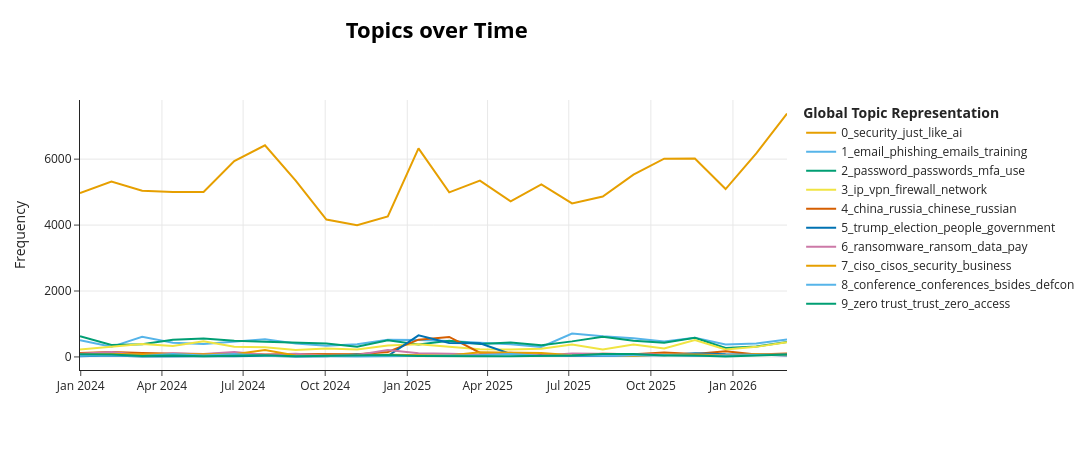

This figure's notebook cell:
### Markdown cell above
- Save relevant data
- Clear memory
- Restart notebook after this section

### Code cell
# this plot will be useful later for validating 1.3
topics_over_time = topic_model.topics_over_time(full_df['text'].to_list(), full_df['date'].to_list(), 
                                                nr_bins=24) # 2 years of data, 24 months
topic_model.visualize_topics_over_time(topics_over_time, topics=[i for i in range(0, 12)])

### Figure 1 — Plotly figure (JSON) as saved in the notebook; plotly's stock layout.template omitted (floating-point values rounded to 4 significant figures)
{"data": [{"hoverinfo": "text", "hovertext": ["<b>Topic 0</b><br>Words: security, just, like, cybersecurity, don", "<b>Topic 0</b><br>Words: security, just, like, work, don", "<b>Topic 0</b><br>Words: security, just, like, don, people", "<b>Topic 0</b><br>Words: security, just, like, job, don", "<b>Topic 0</b><br>Words: security, just, like, don, work", "<b>Topic 0</b><br>Words: security, like, just, don, people", "<b>Topic 0</b><br>Words: security, just, like, job, work", "<b>Topic 0</b><br>Words: security, like, just, don, work", "<b>Topic 0</b><br>Words: security, like, just, don, people", "<b>Topic 0</b><br>Words: security, just, like, don, people", "<b>Topic 0</b><br>Words: security, like, just, don, ai", "<b>Topic 0</b><br>Words: security, like, just, ai, don", "<b>Topic 0</b><br>Words: security, ai, just, like, don", "<b>Topic 0</b><br>Words: security, just, like, ai, don", "<b>Topic 0</b><br>Words: security, just, like, ai, work", "<b>Topic 0</b><br>Words: security, like, just, ai, work", "<b>Topic 0</b><br>Words: security, just, like, ai, don", "<b>Topic 0</b><br>Words: security, like, just, ai, work", "<b>Topic 0</b><br>Words: security, just, like, ai, don", "<b>Topic 0</b><br>Words: ai, security, just, like, don", "<b>Topic 0</b><br>Words: security, ai, like, just, don", "<b>Topic 0</b><br>Words: security, ai, just, like, don", "<b>Topic 0</b><br>Words: ai, security, just, like, don", "<b>Topic 0</b><br>Words: ai, security, just, like, people"], "marker": {"color": "#E69F00"}, "mode": "lines", "name": "0_security_just_like_ai", "type": "scatter", "x": ["2023-12-31T04:10:33.600000", "2024-02-04T10:00:00", "2024-03-09T20:00:00", "2024-04-13T06:00:00", "2024-05-17T16:00:00", "2024-06-21T02:00:00", "2024-07-25T12:00:00", "2024-08-28T22:00:00", "2024-10-02T08:00:00", "2024-11-05T18:00:00", "2024-12-10T04:00:00", "2025-01-13T14:00:00", "2025-02-17T00:00:00", "2025-03-23T10:00:00", "2025-04-26T20:00:00", "2025-05-31T06:00:00", "2025-07-04T16:00:00", "2025-08-08T02:00:00", "2025-09-11T12:00:00", "2025-10-15T22:00:00", "2025-11-19T08:00:00", "2025-12-23T18:00:00", "2026-01-27T04:00:00", "2026-03-02T14:00:00"], "y": [4968, 5322, 5041, 5005, 5002, 5943, 6420, 5348, 4168, 3998, 4264, 6328, 4992, 5349, 4722, 5234, 4658, 4867, 5529, 6013, 6019, 5092, 6176, 7385]}, {"hoverinfo": "text", "hovertext": ["<b>Topic 1</b><br>Words: phishing, email, emails, training, data", "<b>Topic 1</b><br>Words: email, phishing, emails, data, training", "<b>Topic 1</b><br>Words: email, phishing, emails, training, data", "<b>Topic 1</b><br>Words: email, phishing, emails, data, just", "<b>Topic 1</b><br>Words: email, phishing, emails, training, data", "<b>Topic 1</b><br>Words: email, phishing, emails, data, training", "<b>Topic 1</b><br>Words: email, phishing, emails, data, training", "<b>Topic 1</b><br>Words: email, phishing, data, emails, training", "<b>Topic 1</b><br>Words: email, phishing, emails, data, security", "<b>Topic 1</b><br>Words: phishing, email, training, emails, people", "<b>Topic 1</b><br>Words: email, phishing, emails, training, data", "<b>Topic 1</b><br>Words: email, phishing, data, emails, training", "<b>Topic 1</b><br>Words: email, phishing, emails, training, data", "<b>Topic 1</b><br>Words: email, phishing, emails, training, data", "<b>Topic 1</b><br>Words: phishing, email, emails, data, training", "<b>Topic 1</b><br>Words: email, phishing, emails, training, data", "<b>Topic 1</b><br>Words: email, phishing, emails, training, company", "<b>Topic 1</b><br>Words: phishing, email, emails, training, data", "<b>Topic 1</b><br>Words: phishing, email, emails, training, data", "<b>Topic 1</b><br>Words: email, phishing, emails, training, data", "<b>Topic 1</b><br>Words: email, phishing, emails, training, just", "<b>Topic 1</b><br>Words: email, phishing, training, emails, data", "<b>Topic 1</b><br>Words: email, phishing, emails, training, data", "<b>Topic 1</b><br>Words: email, phishing, emails, data, training"], "marker": {"color": "#56B4E9"}, "mode": "lines", "name": "1_email_phishing_emails_training", "type": "scatter", "x": ["2023-12-31T04:10:33.600000", "2024-02-04T10:00:00", "2024-03-09T20:00:00", "2024-04-13T06:00:00", "2024-05-17T16:00:00", "2024-06-21T02:00:00", "2024-07-25T12:00:00", "2024-08-28T22:00:00", "2024-10-02T08:00:00", "2024-11-05T18:00:00", "2024-12-10T04:00:00", "2025-01-13T14:00:00", "2025-02-17T00:00:00", "2025-03-23T10:00:00", "2025-04-26T20:00:00", "2025-05-31T06:00:00", "2025-07-04T16:00:00", "2025-08-08T02:00:00", "2025-09-11T12:00:00", "2025-10-15T22:00:00", "2025-11-19T08:00:00", "2025-12-23T18:00:00", "2026-01-27T04:00:00", "2026-03-02T14:00:00"], "y": [505, 306, 611, 432, 395, 473, 539, 409, 339, 385, 520, 513, 484, 430, 384, 305, 709, 624, 565, 468, 583, 378, 411, 527]}, {"hoverinfo": "text", "hovertext": ["<b>Topic 2</b><br>Words: password, passwords, mfa, password manager, manager", "<b>Topic 2</b><br>Words: password, passwords, mfa, passkeys, use", "<b>Topic 2</b><br>Words: password, passwords, mfa, account, use", "<b>Topic 2</b><br>Words: password, passwords, mfa, account, admin", "<b>Topic 2</b><br>Words: password, passwords, mfa, account, use", "<b>Topic 2</b><br>Words: password, passwords, mfa, use, account", "<b>Topic 2</b><br>Words: password, passwords, mfa, use, account", "<b>Topic 2</b><br>Words: password, passwords, mfa, account, use", "<b>Topic 2</b><br>Words: password, passwords, mfa, use, user", "<b>Topic 2</b><br>Words: password, passwords, mfa, use, access", "<b>Topic 2</b><br>Words: password, mfa, passwords, use, passkeys", "<b>Topic 2</b><br>Words: password, passwords, mfa, use, password manager", "<b>Topic 2</b><br>Words: password, passwords, use, mfa, password manager", "<b>Topic 2</b><br>Words: password, passwords, mfa, use, password manager", "<b>Topic 2</b><br>Words: password, passwords, mfa, use, account", "<b>Topic 2</b><br>Words: password, passwords, mfa, use, account", "<b>Topic 2</b><br>Words: password, passwords, mfa, use, access", "<b>Topic 2</b><br>Words: password, passwords, mfa, use, password manager", "<b>Topic 2</b><br>Words: password, passwords, mfa, use, password manager", "<b>Topic 2</b><br>Words: password, passwords, mfa, use, account", "<b>Topic 2</b><br>Words: password, passwords, mfa, user, use", "<b>Topic 2</b><br>Words: password, passwords, mfa, use, account", "<b>Topic 2</b><br>Words: password, passwords, mfa, admin, use", "<b>Topic 2</b><br>Words: password, mfa, passwords, admin, access"], "marker": {"color": "#009E73"}, "mode": "lines", "name": "2_password_passwords_mfa_use", "type": "scatter", "x": ["2023-12-31T04:10:33.600000", "2024-02-04T10:00:00", "2024-03-09T20:00:00", "2024-04-13T06:00:00", "2024-05-17T16:00:00", "2024-06-21T02:00:00", "2024-07-25T12:00:00", "2024-08-28T22:00:00", "2024-10-02T08:00:00", "2024-11-05T18:00:00", "2024-12-10T04:00:00", "2025-01-13T14:00:00", "2025-02-17T00:00:00", "2025-03-23T10:00:00", "2025-04-26T20:00:00", "2025-05-31T06:00:00", "2025-07-04T16:00:00", "2025-08-08T02:00:00", "2025-09-11T12:00:00", "2025-10-15T22:00:00", "2025-11-19T08:00:00", "2025-12-23T18:00:00", "2026-01-27T04:00:00", "2026-03-02T14:00:00"], "y": [631, 360, 383, 521, 556, 488, 457, 441, 406, 310, 508, 379, 487, 395, 441, 356, 472, 612, 491, 431, 580, 272, 315, 456]}, {"hoverinfo": "text", "hovertext": ["<b>Topic 3</b><br>Words: vpn, ip, firewall, traffic, network", "<b>Topic 3</b><br>Words: firewall, vpn, ip, network, traffic", "<b>Topic 3</b><br>Words: ip, firewall, vpn, network, traffic", "<b>Topic 3</b><br>Words: vpn, wifi, firewall, network, traffic", "<b>Topic 3</b><br>Words: vpn, 05 06, 0400, 05, 06", "<b>Topic 3</b><br>Words: ip, network, traffic, vpn, firewall", "<b>Topic 3</b><br>Words: 255, ip, 255 255, object, network", "<b>Topic 3</b><br>Words: ip, vpn, traffic, firewall, network", "<b>Topic 3</b><br>Words: ip, firewall, vpn, network, dns", "<b>Topic 3</b><br>Words: firewall, ip, traffic, network, dns", "<b>Topic 3</b><br>Words: vpn, wifi, network, ip, traffic", "<b>Topic 3</b><br>Words: ip, firewall, vpn, traffic, network", "<b>Topic 3</b><br>Words: vpn, ip, traffic, firewall, browser", "<b>Topic 3</b><br>Words: ip, firewall, vpn, traffic, network", "<b>Topic 3</b><br>Words: ip, vpn, traffic, network, firewall", "<b>Topic 3</b><br>Words: php lang, 2025 13, lang en, 148, jun", "<b>Topic 3</b><br>Words: ip, firewall, browser, vpn, network", "<b>Topic 3</b><br>Words: vpn, ip, traffic, network, firewall", "<b>Topic 3</b><br>Words: ip, vpn, firewall, network, traffic", "<b>Topic 3</b><br>Words: vpn, ip, firewall, network, dns", "<b>Topic 3</b><br>Words: vpn, ip, browser, traffic, network", "<b>Topic 3</b><br>Words: ip, vpn, firewall, network, traffic", "<b>Topic 3</b><br>Words: ip, dns, browser, vpn, traffic", "<b>Topic 3</b><br>Words: browser, ip, vpn, firewall, extensions"], "marker": {"color": "#F0E442"}, "mode": "lines", "name": "3_ip_vpn_firewall_network", "type": "scatter", "x": ["2023-12-31T04:10:33.600000", "2024-02-04T10:00:00", "2024-03-09T20:00:00", "2024-04-13T06:00:00", "2024-05-17T16:00:00", "2024-06-21T02:00:00", "2024-07-25T12:00:00", "2024-08-28T22:00:00", "2024-10-02T08:00:00", "2024-11-05T18:00:00", "2024-12-10T04:00:00", "2025-01-13T14:00:00", "2025-02-17T00:00:00", "2025-03-23T10:00:00", "2025-04-26T20:00:00", "2025-05-31T06:00:00", "2025-07-04T16:00:00", "2025-08-08T02:00:00", "2025-09-11T12:00:00", "2025-10-15T22:00:00", "2025-11-19T08:00:00", "2025-12-23T18:00:00", "2026-01-27T04:00:00", "2026-03-02T14:00:00"], "y": [228, 301, 390, 332, 477, 312, 291, 208, 258, 225, 348, 387, 320, 235, 226, 246, 379, 226, 379, 255, 511, 229, 305, 444]}, {"hoverinfo": "text", "hovertext": ["<b>Topic 4</b><br>Words: china, chinese, russia, russian, war", "<b>Topic 4</b><br>Words: china, russia, chinese, russian, ukraine", "<b>Topic 4</b><br>Words: china, chinese, russia, russian, ukraine", "<b>Topic 4</b><br>Words: china, chinese, russia, government, russian", "<b>Topic 4</b><br>Words: china, russia, russian, chinese, government", "<b>Topic 4</b><br>Words: china, russia, chinese, russian, government", "<b>Topic 4</b><br>Words: china, russia, chinese, russian, government", "<b>Topic 4</b><br>Words: russia, china, chinese, russian, government", "<b>Topic 4</b><br>Words: china, chinese, russia, russian, government", "<b>Topic 4</b><br>Words: china, chinese, russia, government, russian", "<b>Topic 4</b><br>Words: china, chinese, russia, russian, ukraine", "<b>Topic 4</b><br>Words: china, chinese, russia, data, government", "<b>Topic 4</b><br>Words: russia, china, russian, ukraine, chinese", "<b>Topic 4</b><br>Words: china, russia, chinese, russian, government", "<b>Topic 4</b><br>Words: china, russia, chinese, russian, ukraine", "<b>Topic 4</b><br>Words: china, russia, chinese, russian, ukraine", "<b>Topic 4</b><br>Words: china, chinese, russia, microsoft, escorts", "<b>Topic 4</b><br>Words: china, chinese, russia, russian, government", "<b>Topic 4</b><br>Words: china, chinese, russia, russian, government", "<b>Topic 4</b><br>Words: china, chinese, russia, russian, country", "<b>Topic 4</b><br>Words: russia, china, war, chinese, russian", "<b>Topic 4</b><br>Words: china, russia, chinese, government, russian", "<b>Topic 4</b><br>Words: china, chinese, russia, russian, government", "<b>Topic 4</b><br>Words: china, russia, chinese, iran, russian"], "marker": {"color": "#D55E00"}, "mode": "lines", "name": "4_china_russia_chinese_russian", "type": "scatter", "x": ["2023-12-31T04:10:33.600000", "2024-02-04T10:00:00", "2024-03-09T20:00:00", "2024-04-13T06:00:00", "2024-05-17T16:00:00", "2024-06-21T02:00:00", "2024-07-25T12:00:00", "2024-08-28T22:00:00", "2024-10-02T08:00:00", "2024-11-05T18:00:00", "2024-12-10T04:00:00", "2025-01-13T14:00:00", "2025-02-17T00:00:00", "2025-03-23T10:00:00", "2025-04-26T20:00:00", "2025-05-31T06:00:00", "2025-07-04T16:00:00", "2025-08-08T02:00:00", "2025-09-11T12:00:00", "2025-10-15T22:00:00", "2025-11-19T08:00:00", "2025-12-23T18:00:00", "2026-01-27T04:00:00", "2026-03-02T14:00:00"], "y": [116, 146, 116, 88, 79, 111, 70, 91, 82, 82, 151, 523, 607, 129, 112, 62, 41, 94, 84, 131, 90, 174, 75, 107]}, {"hoverinfo": "text", "hovertext": ["<b>Topic 5</b><br>Words: trump, voting, government, mosques, reelection", "<b>Topic 5</b><br>Words: trump, border, biden, election, voting", "<b>Topic 5</b><br>Words: trump, blowback, people, government, think coincidence", "<b>Topic 5</b><br>Words: election, trump, government, corrupt, corrupt government", "<b>Topic 5</b><br>Words: trump, president, biden, constitution, shit", "<b>Topic 5</b><br>Words: trump, vance, venmo, president, vote", "<b>Topic 5</b><br>Words: trump, elon, people, musk, election", "<b>Topic 5</b><br>Words: trump, biden, political, harris, party armed", "<b>Topic 5</b><br>Words: election, trump, biden, government, kamala", "<b>Topic 5</b><br>Words: trump, election, president, biden, musk", "<b>Topic 5</b><br>Words: trump, vote, government, voted, people", "<b>Topic 5</b><br>Words: trump, president, government, musk, election", "<b>Topic 5</b><br>Words: trump, election, people, elections, vote", "<b>Topic 5</b><br>Words: trump, election, people, president, government", "<b>Topic 5</b><br>Words: trump, election, administration, biden, voting", "<b>Topic 5</b><br>Words: trump, biden, executive, president, just", "<b>Topic 5</b><br>Words: trump, administration, just, people, deserves credit", "<b>Topic 5</b><br>Words: trump, democrats, administration, american, just", "<b>Topic 5</b><br>Words: trump, elections, election, people, just", "<b>Topic 5</b><br>Words: trump, government, president, administration, people", "<b>Topic 5</b><br>Words: trump, election, elections, vote, voting", "<b>Topic 5</b><br>Words: trump, administration, cotton, president, government", "<b>Topic 5</b><br>Words: trump, democrats, just, people, election", "<b>Topic 5</b><br>Words: trump, government, democrats, party, vote"], "marker": {"color": "#0072B2"}, "mode": "lines", "name": "5_trump_election_people_government", "type": "scatter", "x": ["2023-12-31T04:10:33.600000", "2024-02-04T10:00:00", "2024-03-09T20:00:00", "2024-04-13T06:00:00", "2024-05-17T16:00:00", "2024-06-21T02:00:00", "2024-07-25T12:00:00", "2024-08-28T22:00:00", "2024-10-02T08:00:00", "2024-11-05T18:00:00", "2024-12-10T04:00:00", "2025-01-13T14:00:00", "2025-02-17T00:00:00", "2025-03-23T10:00:00", "2025-04-26T20:00:00", "2025-05-31T06:00:00", "2025-07-04T16:00:00", "2025-08-08T02:00:00", "2025-09-11T12:00:00", "2025-10-15T22:00:00", "2025-11-19T08:00:00", "2025-12-23T18:00:00", "2026-01-27T04:00:00", "2026-03-02T14:00:00"], "y": [21, 40, 13, 24, 19, 19, 38, 13, 19, 71, 26, 656, 422, 412, 87, 40, 25, 39, 42, 48, 112, 79, 76, 41]}, {"hoverinfo": "text", "hovertext": ["<b>Topic 6</b><br>Words: ransomware, ransom, data, backups, attacks", "<b>Topic 6</b><br>Words: ransomware, ransom, pay, data, attack", "<b>Topic 6</b><br>Words: ransomware, ransom, attack, data, attacks", "<b>Topic 6</b><br>Words: ransomware, ransom, data, pay, attack", "<b>Topic 6</b><br>Words: ransomware, ransom, data, pay, attack", "<b>Topic 6</b><br>Words: ransomware, ransom, pay, data, just", "<b>Topic 6</b><br>Words: ransomware, ransom, ransomware attack, attack, data", "<b>Topic 6</b><br>Words: ransomware, ransom, data, attack, files", "<b>Topic 6</b><br>Words: ransomware, ransom, data, attacks, backups", "<b>Topic 6</b><br>Words: ransomware, ransom, attack, data, ransomware attack", "<b>Topic 6</b><br>Words: ransomware, ransom, data, pay, payment", "<b>Topic 6</b><br>Words: ransomware, ransom, data, pay, attack", "<b>Topic 6</b><br>Words: ransomware, ransom, data, attack, pay", "<b>Topic 6</b><br>Words: ransomware, ransom, data, group, ransomware attack", "<b>Topic 6</b><br>Words: ransomware, ransom, pay, data, paying", "<b>Topic 6</b><br>Words: ransomware, ransom, data, backups, attack", "<b>Topic 6</b><br>Words: ransomware, ransom, data, pay, attack", "<b>Topic 6</b><br>Words: ransomware, ransom, data, backups, attack", "<b>Topic 6</b><br>Words: ransomware, ransom, data, backups, backup", "<b>Topic 6</b><br>Words: ransomware, ransom, pay, attacks, data", "<b>Topic 6</b><br>Words: ransomware, ransom, insurance, backups, pay", "<b>Topic 6</b><br>Words: ransomware, ransom, data, recovery, groups", "<b>Topic 6</b><br>Words: ransomware, ransom, data, pay, babuk", "<b>Topic 6</b><br>Words: ransomware, ransom, data, backups, attack"], "marker": {"color": "#CC79A7"}, "mode": "lines", "name": "6_ransomware_ransom_data_pay", "type": "scatter", "x": ["2023-12-31T04:10:33.600000", "2024-02-04T10:00:00", "2024-03-09T20:00:00", "2024-04-13T06:00:00", "2024-05-17T16:00:00", "2024-06-21T02:00:00", "2024-07-25T12:00:00", "2024-08-28T22:00:00", "2024-10-02T08:00:00", "2024-11-05T18:00:00", "2024-12-10T04:00:00", "2025-01-13T14:00:00", "2025-02-17T00:00:00", "2025-03-23T10:00:00", "2025-04-26T20:00:00", "2025-05-31T06:00:00", "2025-07-04T16:00:00", "2025-08-08T02:00:00", "2025-09-11T12:00:00", "2025-10-15T22:00:00", "2025-11-19T08:00:00", "2025-12-23T18:00:00", "2026-01-27T04:00:00", "2026-03-02T14:00:00"], "y": [95, 153, 57, 115, 92, 149, 68, 99, 40, 57, 207, 114, 97, 74, 123, 44, 102, 89, 95, 68, 69, 59, 70, 49]}, {"hoverinfo": "text", "hovertext": ["<b>Topic 7</b><br>Words: ciso, cisos, business, security, risk", "<b>Topic 7</b><br>Words: ciso, cisos, security, company, business", "<b>Topic 7</b><br>Words: ciso, cisos, vciso, security, role", "<b>Topic 7</b><br>Words: ciso, security, cisos, cto, business", "<b>Topic 7</b><br>Words: ciso, cisos, security, role, leadership", "<b>Topic 7</b><br>Words: ciso, security, cio, cisos, risk", "<b>Topic 7</b><br>Words: ciso, cisos, security, role, business", "<b>Topic 7</b><br>Words: ciso, security, cisos, siemens, business", "<b>Topic 7</b><br>Words: ciso, cisos, business, risk, security", "<b>Topic 7</b><br>Words: ciso, role, security, cisos, executive", "<b>Topic 7</b><br>Words: ciso, security, cisos, business, risk", "<b>Topic 7</b><br>Words: ciso, security, cisos, business, risk", "<b>Topic 7</b><br>Words: ciso, security, cisos, business, risk", "<b>Topic 7</b><br>Words: ciso, cisos, security, business, role", "<b>Topic 7</b><br>Words: ciso, cisos, security, business, role", "<b>Topic 7</b><br>Words: ciso, security, cisos, business, role", "<b>Topic 7</b><br>Words: ciso, security, business, cisos, don", "<b>Topic 7</b><br>Words: ciso, cisos, security, cto, cio", "<b>Topic 7</b><br>Words: ciso, security, cisos, business, don", "<b>Topic 7</b><br>Words: ciso, cisos, security, role, risk", "<b>Topic 7</b><br>Words: ciso, cisos, security, risk, board", "<b>Topic 7</b><br>Words: ciso, security, role, cisos, business", "<b>Topic 7</b><br>Words: ciso, cisos, security, business, role", "<b>Topic 7</b><br>Words: ciso, security, cisos, board, role"], "marker": {"color": "#E69F00"}, "mode": "lines", "name": "7_ciso_cisos_security_business", "type": "scatter", "x": ["2023-12-31T04:10:33.600000", "2024-02-04T10:00:00", "2024-03-09T20:00:00", "2024-04-13T06:00:00", "2024-05-17T16:00:00", "2024-06-21T02:00:00", "2024-07-25T12:00:00", "2024-08-28T22:00:00", "2024-10-02T08:00:00", "2024-11-05T18:00:00", "2024-12-10T04:00:00", "2025-01-13T14:00:00", "2025-02-17T00:00:00", "2025-03-23T10:00:00", "2025-04-26T20:00:00", "2025-05-31T06:00:00", "2025-07-04T16:00:00", "2025-08-08T02:00:00", "2025-09-11T12:00:00", "2025-10-15T22:00:00", "2025-11-19T08:00:00", "2025-12-23T18:00:00", "2026-01-27T04:00:00", "2026-03-02T14:00:00"], "y": [69, 92, 81, 81, 85, 80, 208, 47, 37, 38, 63, 60, 47, 142, 139, 122, 52, 77, 33, 74, 75, 49, 84, 62]}, {"hoverinfo": "text", "hovertext": ["<b>Topic 8</b><br>Words: conferences, conference, bsides, defcon, rsa", "<b>Topic 8</b><br>Words: conferences, conference, defcon, bsides, talks", "<b>Topic 8</b><br>Words: conferences, conference, rsa, defcon, talks", "<b>Topic 8</b><br>Words: rsa, conference, conferences, bsides, defcon", "<b>Topic 8</b><br>Words: conference, conferences, bsides, defcon, attended", "<b>Topic 8</b><br>Words: defcon, bsides, conference, conferences, blackhat", "<b>Topic 8</b><br>Words: conferences, conference, attend, good, bsides", "<b>Topic 8</b><br>Words: conferences, conference, holiday hack, bsides, attend", "<b>Topic 8</b><br>Words: ai safety, conference, ai, conferences, safety", "<b>Topic 8</b><br>Words: conference, conferences, 2025, bsides, submit", "<b>Topic 8</b><br>Words: conferences, defcon, bsides, conference, talks", "<b>Topic 8</b><br>Words: conference, conferences, defcon, bsides, talks", "<b>Topic 8</b><br>Words: conference, bsides, conferences, defcon, talks", "<b>Topic 8</b><br>Words: conferences, rsa, conference, bsides, talks", "<b>Topic 8</b><br>Words: conference, rsa, conferences, defcon, bsides", "<b>Topic 8</b><br>Words: defcon, conference, conferences, bsides, black hat", "<b>Topic 8</b><br>Words: defcon, bsides, conference, conferences, events", "<b>Topic 8</b><br>Words: conferences, rsa, conference, bsides, events", "<b>Topic 8</b><br>Words: conference, conferences, defcon, bsides, talks", "<b>Topic 8</b><br>Words: bsides, conference, conferences, event, defcon", "<b>Topic 8</b><br>Words: conference, conferences, bsides, events, talks", "<b>Topic 8</b><br>Words: conference, conferences, bsides, events, talks", "<b>Topic 8</b><br>Words: conference, defcon, black hat, rsa, conferences", "<b>Topic 8</b><br>Words: conference, rsa, conferences, rsac, 2026"], "marker": {"color": "#56B4E9"}, "mode": "lines", "name": "8_conference_conferences_bsides_defcon", "type": "scatter", "x": ["2023-12-31T04:10:33.600000", "2024-02-04T10:00:00", "2024-03-09T20:00:00", "2024-04-13T06:00:00", "2024-05-17T16:00:00", "2024-06-21T02:00:00", "2024-07-25T12:00:00", "2024-08-28T22:00:00", "2024-10-02T08:00:00", "2024-11-05T18:00:00", "2024-12-10T04:00:00", "2025-01-13T14:00:00", "2025-02-17T00:00:00", "2025-03-23T10:00:00", "2025-04-26T20:00:00", "2025-05-31T06:00:00", "2025-07-04T16:00:00", "2025-08-08T02:00:00", "2025-09-11T12:00:00", "2025-10-15T22:00:00", "2025-11-19T08:00:00", "2025-12-23T18:00:00", "2026-01-27T04:00:00", "2026-03-02T14:00:00"], "y": [32, 49, 28, 92, 43, 92, 29, 15, 18, 15, 25, 21, 29, 48, 89, 27, 44, 40, 59, 56, 27, 53, 59, 71]}, {"hoverinfo": "text", "hovertext": ["<b>Topic 9</b><br>Words: zero trust, trust, zero, sso, access", "<b>Topic 9</b><br>Words: zero trust, trust, zero, access, network", "<b>Topic 9</b><br>Words: zero trust, trust, zero, network, access", "<b>Topic 9</b><br>Words: zero trust, trust, zero, network, access", "<b>Topic 9</b><br>Words: zero trust, trust, zero, network, security", "<b>Topic 9</b><br>Words: zero trust, trust, zero, access, identity", "<b>Topic 9</b><br>Words: zero trust, trust, zero, zt, network", "<b>Topic 9</b><br>Words: zero trust, trust, zero, openziti, network", "<b>Topic 9</b><br>Words: zero trust, trust, zero, openziti, netfoundry", "<b>Topic 9</b><br>Words: zero trust, trust, zero, network, access", "<b>Topic 9</b><br>Words: zero trust, trust, zero, zta, zt", "<b>Topic 9</b><br>Words: zero trust, trust, zero, access, zt", "<b>Topic 9</b><br>Words: zero trust, trust, zero, access, like", "<b>Topic 9</b><br>Words: zero trust, trust, zero, access, ztna", "<b>Topic 9</b><br>Words: zero trust, trust, zero, access, security large", "<b>Topic 9</b><br>Words: trust, zero trust, zero, network, access", "<b>Topic 9</b><br>Words: zero trust, trust, zero, access, identity", "<b>Topic 9</b><br>Words: trust, zero trust, zero, identity, ztna", "<b>Topic 9</b><br>Words: zero trust, trust, zero, network, access", "<b>Topic 9</b><br>Words: trust, zero trust, zero, identity, access", "<b>Topic 9</b><br>Words: zero trust, trust, zero, access, ztna", "<b>Topic 9</b><br>Words: zero trust, trust, zero, hardware, identity", "<b>Topic 9</b><br>Words: trust, zero trust, zero, zt, network", "<b>Topic 9</b><br>Words: trust, zero trust, zero, identity, reachability"], "marker": {"color": "#009E73"}, "mode": "lines", "name": "9_zero trust_trust_zero_access", "type": "scatter", "x": ["2023-12-31T04:10:33.600000", "2024-02-04T10:00:00", "2024-03-09T20:00:00", "2024-04-13T06:00:00", "2024-05-17T16:00:00", "2024-06-21T02:00:00", "2024-07-25T12:00:00", "2024-08-28T22:00:00", "2024-10-02T08:00:00", "2024-11-05T18:00:00", "2024-12-10T04:00:00", "2025-01-13T14:00:00", "2025-02-17T00:00:00", "2025-03-23T10:00:00", "2025-04-26T20:00:00", "2025-05-31T06:00:00", "2025-07-04T16:00:00", "2025-08-08T02:00:00", "2025-09-11T12:00:00", "2025-10-15T22:00:00", "2025-11-19T08:00:00", "2025-12-23T18:00:00", "2026-01-27T04:00:00", "2026-03-02T14:00:00"], "y": [78, 77, 26, 43, 17, 25, 51, 19, 27, 41, 55, 29, 17, 17, 22, 22, 40, 89, 92, 44, 43, 16, 43, 72]}], "layout": {"height": 450, "hoverlabel": {"bgcolor": "white", "font": {"family": "Rockwell", "size": 16}}, "legend": {"title": {"text": "<b>Global Topic Representation"}}, "title": {"font": {"color": "Black", "size": 22}, "text": "<b>Topics over Time</b>", "x": 0.4, "xanchor": "center", "y": 0.95, "yanchor": "top"}, "width": 1250, "xaxis": {"showgrid": true}, "yaxis": {"showgrid": true, "title": {"text": "Frequency"}}}}
